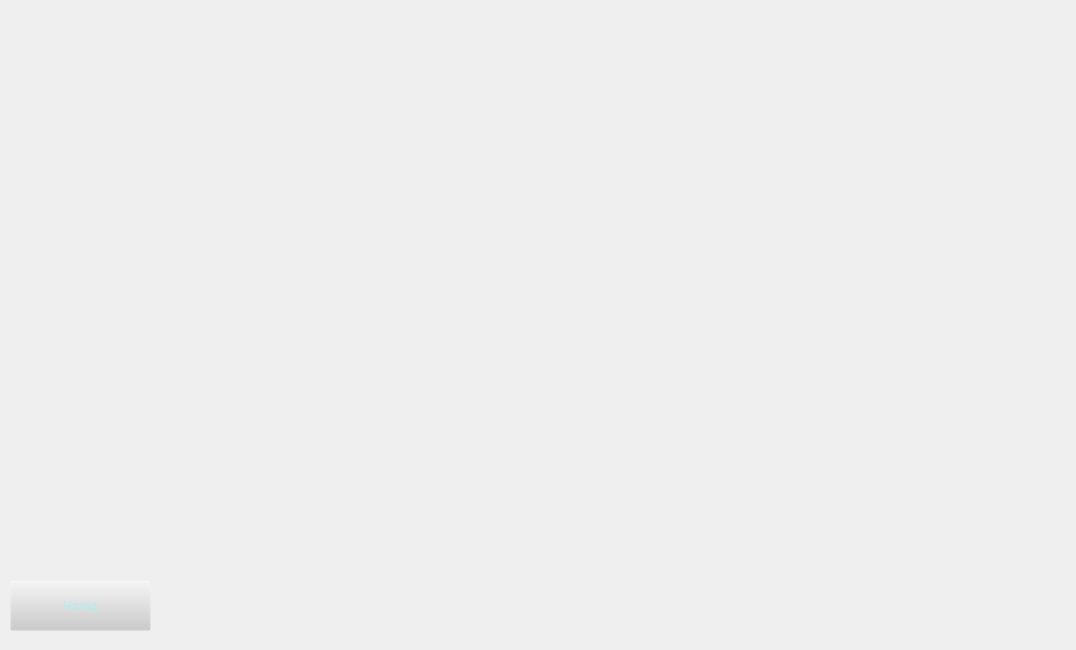
<?xml version="1.0" encoding="UTF-8"?>
<ui version="4.0">
 <class>List_Best</class>
 <widget class="QWidget" name="List_Best">
  <property name="geometry">
   <rect>
    <x>0</x>
    <y>0</y>
    <width>1076</width>
    <height>650</height>
   </rect>
  </property>
  <property name="windowTitle">
   <string>Form</string>
  </property>
  <widget class="QPushButton" name="back_button">
   <property name="geometry">
    <rect>
     <x>10</x>
     <y>580</y>
     <width>141</width>
     <height>51</height>
    </rect>
   </property>
   <property name="styleSheet">
    <string notr="true">font: 22pt &quot;Berlin Sans FB&quot;; color: rgb(175,238,238);
background-color: rgb(204, 204, 204, 0);</string>
   </property>
   <property name="text">
    <string>Назад</string>
   </property>
  </widget>
 </widget>
 <resources/>
 <connections/>
</ui>
